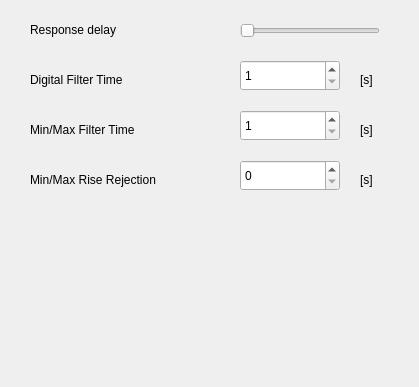
<?xml version="1.0" encoding="UTF-8"?>
<ui version="4.0">
 <class>VarioFrame6015</class>
 <widget class="QWidget" name="VarioFrame6015">
  <property name="geometry">
   <rect>
    <x>0</x>
    <y>0</y>
    <width>419</width>
    <height>387</height>
   </rect>
  </property>
  <property name="windowTitle">
   <string>Variometer</string>
  </property>
  <widget class="QLabel" name="textLabel_ITimeUnit">
   <property name="geometry">
    <rect>
     <x>360</x>
     <y>70</y>
     <width>67</width>
     <height>20</height>
    </rect>
   </property>
   <property name="text">
    <string>[s]</string>
   </property>
   <property name="wordWrap">
    <bool>false</bool>
   </property>
  </widget>
  <widget class="QLabel" name="textLabel_FiltTime">
   <property name="geometry">
    <rect>
     <x>30</x>
     <y>70</y>
     <width>134</width>
     <height>20</height>
    </rect>
   </property>
   <property name="text">
    <string>Digital Filter Time</string>
   </property>
   <property name="wordWrap">
    <bool>false</bool>
   </property>
  </widget>
  <widget class="QLabel" name="textLabel_FiltTimeMinMax_2">
   <property name="geometry">
    <rect>
     <x>30</x>
     <y>170</y>
     <width>146</width>
     <height>20</height>
    </rect>
   </property>
   <property name="text">
    <string>Min/Max Rise Rejection</string>
   </property>
   <property name="wordWrap">
    <bool>false</bool>
   </property>
  </widget>
  <widget class="QLabel" name="textLabel_RespDelay">
   <property name="geometry">
    <rect>
     <x>30</x>
     <y>20</y>
     <width>150</width>
     <height>20</height>
    </rect>
   </property>
   <property name="text">
    <string>Response delay</string>
   </property>
   <property name="wordWrap">
    <bool>false</bool>
   </property>
  </widget>
  <widget class="QLabel" name="textLabel_ITimeUnit_2_2">
   <property name="geometry">
    <rect>
     <x>360</x>
     <y>170</y>
     <width>67</width>
     <height>20</height>
    </rect>
   </property>
   <property name="text">
    <string>[s]</string>
   </property>
   <property name="wordWrap">
    <bool>false</bool>
   </property>
  </widget>
  <widget class="QLabel" name="textLabel_FiltTimeMinMax">
   <property name="geometry">
    <rect>
     <x>30</x>
     <y>120</y>
     <width>146</width>
     <height>20</height>
    </rect>
   </property>
   <property name="text">
    <string>Min/Max Filter Time</string>
   </property>
   <property name="wordWrap">
    <bool>false</bool>
   </property>
  </widget>
  <widget class="QSpinBox" name="spinBox_TimeRiseRej">
   <property name="geometry">
    <rect>
     <x>240</x>
     <y>160</y>
     <width>100</width>
     <height>31</height>
    </rect>
   </property>
   <property name="toolTip">
    <string>Time to reject the min/max calculation after flight recognition (for towing).</string>
   </property>
   <property name="minimum">
    <number>0</number>
   </property>
   <property name="maximum">
    <number>3600</number>
   </property>
   <property name="value">
    <number>0</number>
   </property>
  </widget>
  <widget class="QSpinBox" name="spinBox_FiltTimeMinMax">
   <property name="geometry">
    <rect>
     <x>240</x>
     <y>110</y>
     <width>100</width>
     <height>31</height>
    </rect>
   </property>
   <property name="minimum">
    <number>1</number>
   </property>
   <property name="maximum">
    <number>30</number>
   </property>
  </widget>
  <widget class="QLabel" name="textLabel_ITimeUnit_2">
   <property name="geometry">
    <rect>
     <x>360</x>
     <y>120</y>
     <width>67</width>
     <height>20</height>
    </rect>
   </property>
   <property name="text">
    <string>[s]</string>
   </property>
   <property name="wordWrap">
    <bool>false</bool>
   </property>
  </widget>
  <widget class="QSpinBox" name="spinBox_FiltTime">
   <property name="geometry">
    <rect>
     <x>240</x>
     <y>60</y>
     <width>100</width>
     <height>31</height>
    </rect>
   </property>
   <property name="minimum">
    <number>1</number>
   </property>
   <property name="maximum">
    <number>30</number>
   </property>
  </widget>
  <widget class="QSlider" name="slider_RespDelay">
   <property name="geometry">
    <rect>
     <x>240</x>
     <y>20</y>
     <width>140</width>
     <height>21</height>
    </rect>
   </property>
   <property name="toolTip">
    <string>0=fast filter settings</string>
   </property>
   <property name="maximum">
    <number>3</number>
   </property>
   <property name="pageStep">
    <number>1</number>
   </property>
   <property name="orientation">
    <enum>Qt::Horizontal</enum>
   </property>
  </widget>
 </widget>
 <layoutdefault spacing="6" margin="11"/>
 <resources/>
 <connections/>
</ui>
